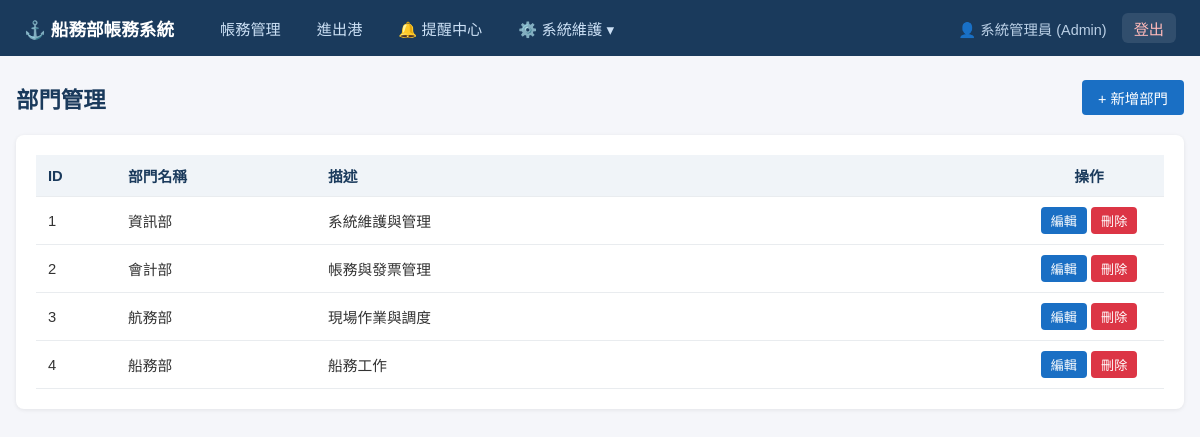
Page /departments (signed in) on the committed database.
### models.py (models this page shows)
class Employee(Base):
    __tablename__ = "employees"
    id = Column(Integer, primary_key=True, index=True)
    username = Column(String, unique=True, nullable=False, index=True)
    hashed_password = Column(String, nullable=False)
    full_name = Column(String)
    email = Column(String)
    department_id = Column(Integer, ForeignKey("departments.id"))
    role_id = Column(Integer, ForeignKey("roles.id"))
    is_active = Column(Integer, default=1) # 1: 啟用, 0: 停用
    created_at = Column(DateTime, default=func.now())
    updated_at = Column(DateTime, default=func.now(), onupdate=func.now())
    department = relationship("Department", back_populates="employees")
    role = relationship("Role", back_populates="employees")

class Role(Base):
    __tablename__ = "roles"
    id = Column(Integer, primary_key=True, index=True)
    name = Column(String, unique=True, nullable=False) # e.g., Admin, Accounting, Operator
    created_at = Column(DateTime, default=func.now())
    employees = relationship("Employee", back_populates="role")
    permissions = relationship("Permission", secondary=role_permissions, back_populates="roles")

class Department(Base):
    __tablename__ = "departments"
    id = Column(Integer, primary_key=True, index=True)
    name = Column(String, unique=True, nullable=False)
    description = Column(String)
    created_at = Column(DateTime, default=func.now())
    employees = relationship("Employee", back_populates="department")

### routers/departments.py (the view)
@router.get("", response_class=HTMLResponse)
def list_departments(
    request: Request,
    db: Session = Depends(get_db),
    current_user: models.Employee = Depends(get_current_user),
    _ = admin_dependency
):
    departments = db.query(models.Department).order_by(models.Department.id).all()
    return templates.TemplateResponse("departments/list.html", {
        "request": request,
        "departments": departments,
        "current_user": current_user
    })

### database.py (called while the page is built)
def get_db():
    db = SessionLocal()
    try:
        yield db
    finally:
        db.close()

### main.py (called while the page is built)
@app.middleware("http")
async def add_user_to_request(request: Request, call_next):
    token = request.cookies.get("access_token")
    request.state.user = None
    if token:
        try:
            payload = jwt.decode(token, SECRET_KEY, algorithms=[ALGORITHM])
            username: str = payload.get("sub")
            if username:
                db = SessionLocal()
                user = db.query(models.Employee).options(
                    joinedload(models.Employee.role),
                    joinedload(models.Employee.department)
                ).filter(models.Employee.username == username).first()
                if user and user.is_active:
                    request.state.user = user
                db.close()
        except (JWTError, Exception):
            pass
    response = await call_next(request)
    return response

### utils/auth.py (called while the page is built, shortened)
def check_permissions(required_permissions: Union[str, List[str]]):
    if isinstance(required_permissions, str):
        required_permissions = [required_permissions]
    async def permission_dependency(current_user: models.Employee = Depends(get_current_user)):
        if current_user.role and current_user.role.name == "Admin":
            return current_user
    return permission_dependency

    async def __call__(self, request: Request) -> Optional[str]:
        authorization: str = request.headers.get("Authorization")
        if authorization:
            scheme, param = authorization.split()
            if scheme.lower() == "bearer":
                return param
        token = request.cookies.get("access_token")
        if token:
            return token
        return None

### utils/templates.py (called while the page is built)
def inject_user(request: Request):
    return {"current_user": getattr(request.state, "user", None)}

### templates/departments/list.html (shortened to what this page needs)
{% extends "base.html" %}
{% block content %}
<div class="page-header">
    <h1> 部門管理</h1>
    <button class="btn btn-primary" onclick="openModal()">+ 新增部門</button>
</div>
<div class="card">
    <table>
        <thead>
            <tr>
                <th width="80">ID</th>
                <th width="200">部門名稱</th>
                <th>描述</th>
                <th width="150" class="text-center">操作</th>
            </tr>
        </thead>
        <tbody>
            {% for dept in departments %}
            <tr id="dept-row-{{ dept.id }}">
                <td>{{ dept.id }}</td>
                <td class="dept-name">{{ dept.name }}</td>
                <td class="dept-desc">{{ dept.description or '' }}</td>
                <td class="text-center">
                    <button class="btn btn-sm btn-primary" onclick="editDept({{ dept.id }}, '{{ dept.name }}', '{{ dept.description or '' }}')">
                         編輯
                    </button>
                    <button class="btn btn-sm btn-danger" onclick="deleteDept({{ dept.id }}, '{{ dept.name }}')">
                         刪除
                    </button>
                </td>
            </tr>
            {% endfor %}
        </tbody>
    </table>
</div>
{% endblock %}

### templates/base.html (shortened to what this page needs)
<!DOCTYPE html>
<html lang="zh-TW">
<head>
    <link rel="stylesheet" href="/static/style.css">
    <link rel="stylesheet" href="https://cdn.datatables.net/1.13.7/css/jquery.dataTables.min.css">
</head>
<body>
    <nav class="navbar">
        <div class="nav-brand">⚓ 船務部帳務系統</div>
        <ul class="nav-links">
            {% if current_user %}
            <li><a href="/invoices">帳務管理</a></li>
            <li><a href="/voyage-tasks">進出港</a></li>
            <li><a href="/reminders" id="nav-reminders">🔔 <span id="unread-count" class="badge-count" style="display: none;">0</span> 提醒中心</a></li>
            <li class="dropdown">
                <a href="javascript:void(0)" class="dropbtn">⚙️ 系統維護 ▾</a>
            </li>
            <li class="user-info">
                <span class="user-name">👤 {{ current_user.full_name }} ({{ current_user.role.name if current_user.role else '員工' }})</span>
                <a href="/auth/logout" class="logout-link">登出</a>
            </li>
            {% else %}
            <li><a href="/login">登入</a></li>
            {% endif %}
        </ul>
    </nav>
    <div class="container">
        {% block content %}{% endblock %}
    </div>
</body>
</html>

### static/style.css (style rules this page uses)
* { box-sizing: border-box; margin: 0; padding: 0; }
body { font-family: "Microsoft JhengHei", "Noto Sans TC", sans-serif; background: #f5f6fa; color: #333; }
.navbar { background: #1a3a5c; color: white; padding: 0 24px; display: flex; align-items: center; height: 56px; gap: 32px; }
.nav-brand { font-size: 1.1rem; font-weight: bold; white-space: nowrap; }
.nav-links { list-style: none; display: flex; gap: 8px; }
.nav-links a { color: #cce0f5; text-decoration: none; padding: 6px 14px; border-radius: 4px; font-size: 0.95rem; transition: background 0.2s; }
.nav-links { align-items: center; width: 100%; }
.user-info { margin-left: auto; display: flex; align-items: center; gap: 15px; font-size: 0.9rem; color: #cce0f5; padding-left: 20px; }
.user-name { display: flex; align-items: center; gap: 6px; opacity: 0.9; }
.logout-link { background: rgba(255, 255, 255, 0.1) !important; color: #ffbaba !important; padding: 4px 12px !important; border-radius: 6px !important; font-weight: 500; }
.dropdown { position: relative; display: inline-block; }
.dropbtn { cursor: pointer; }
.container { max-width: 1200px; margin: 24px auto; padding: 0 16px; }
.page-header { display: flex; justify-content: space-between; align-items: center; margin-bottom: 20px; }
.page-header h1 { font-size: 1.4rem; color: #1a3a5c; }
.btn { display: inline-block; padding: 7px 16px; border-radius: 4px; border: none; cursor: pointer; font-size: 0.9rem; text-decoration: none; transition: opacity 0.2s; }
.btn-primary { background: #1a6fc4; color: white; }
.btn-danger { background: #dc3545; color: white; }
.btn-sm { padding: 4px 10px; font-size: 0.82rem; }
.card { background: white; border-radius: 8px; box-shadow: 0 1px 4px rgba(0,0,0,0.08); padding: 20px; margin-bottom: 20px; }
table { width: 100%; border-collapse: collapse; }
th, td { padding: 10px 12px; text-align: left; border-bottom: 1px solid #e9ecef; font-size: 0.92rem; }
th { background: #f0f4f8; color: #1a3a5c; font-weight: 600; }
.text-center { text-align: center; }

### rows in the picture
Employee: full_name "系統管理員"
Role: role "Admin"
Department: id "1", name "資訊部", description "系統維護與管理"
Department: id "2", name "會計部", description "帳務與發票管理"
Department: id "3", name "航務部", description "現場作業與調度"
Department: id "4", name "船務部", description "船務工作"
